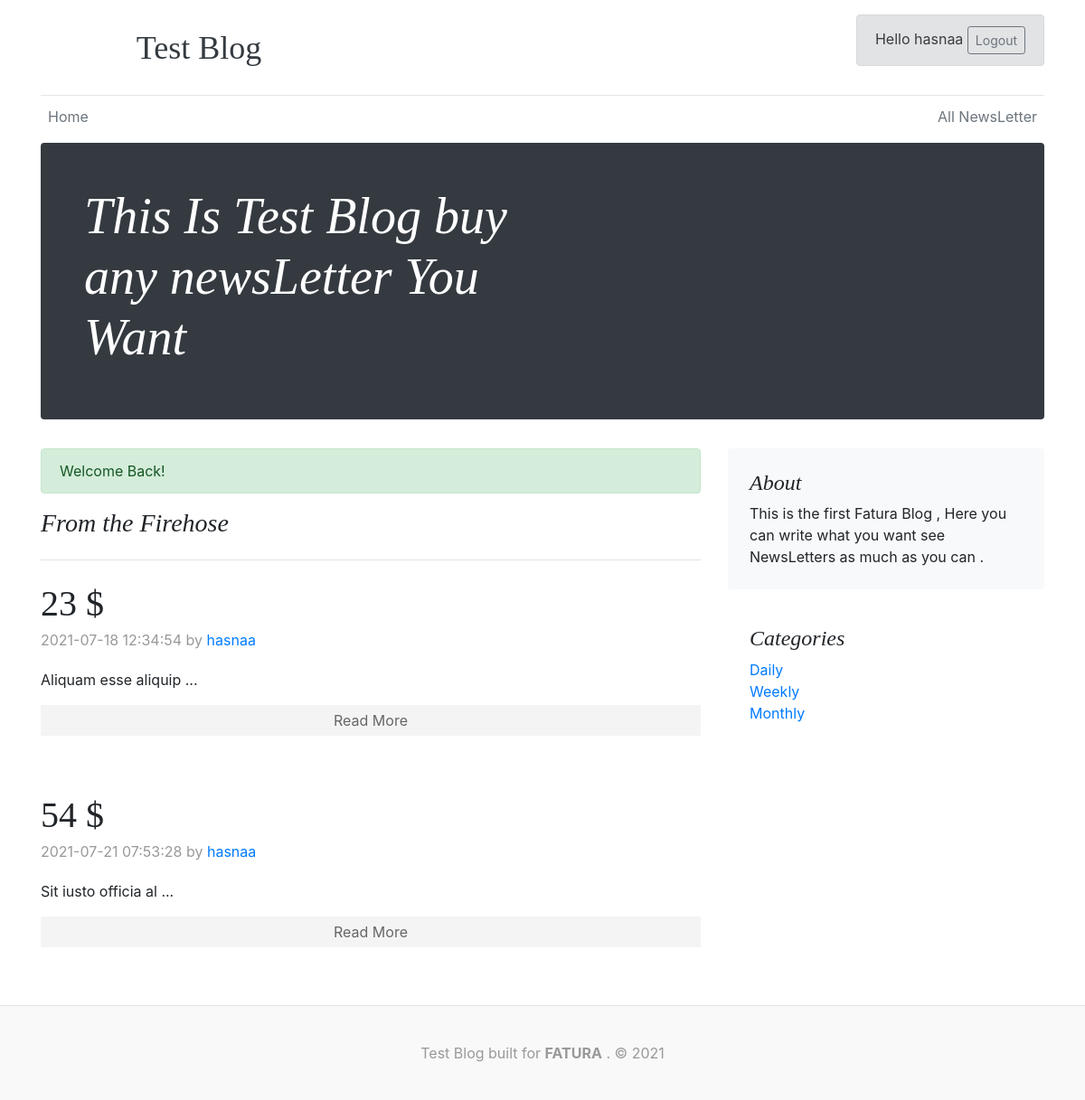
/posts.php (signed in), run on the app's committed database.
### tables this page shows
CREATE TABLE `posts` (
  `id` int(11) NOT NULL,
  `category_id` int(11) NOT NULL,
  `title` varchar(255) NOT NULL,
  `body` text NOT NULL,
  `user_id` varchar(255) NOT NULL,
  `date` timestamp NOT NULL DEFAULT current_timestamp()
);

CREATE TABLE `users` (
  `id` int(11) NOT NULL,
  `username` varchar(255) NOT NULL,
  `email` text NOT NULL,
  `password` varchar(255) NOT NULL,
  `role` varchar(255) NOT NULL,
  `d` int(11) NOT NULL DEFAULT 0,
  `w` int(11) NOT NULL DEFAULT 0,
  `m` int(11) NOT NULL DEFAULT 0,
  `credit` int(11) NOT NULL DEFAULT 0,
  `cash` int(11) NOT NULL DEFAULT 0,
  `credit_name` text NOT NULL,
  `address` text NOT NULL
);

CREATE TABLE `category` (
  `id` int(11) NOT NULL,
  `name` varchar(255) NOT NULL,
  `price` int(11) NOT NULL DEFAULT 0
);

### library/connection.php (called while the page is built, shortened)
<?php
class Database
{
    public $host = DB_HOST;
    public $user = DB_USER;
    public $password = DB_PASS;
    public $db_name = DB_NAME;
    public $link;
    private function connect()
    {
        $this->link = new mysqli($this->host, $this->user, $this->password, $this->db_name);
    }
    public function select($query)
    {
        $result = $this->link->query($query) or die($this->link->error . __LINE__);
        if ($result->num_rows > 0) {
            return $result;
        } else {
            return false;
        }
    }
}

### helpers/format_helper.php (called while the page is built)
<?php
function shortenText($text, $chars = 450)
{
    $text = $text . " ";
    $text = substr($text, 0, $chars);
    $text = substr($text, 0, strrpos($text, ' '));
    $text = $text . "...";
    return $text;
}

### config/config.php (called while the page is built, shortened)
<?php
$about = "This is the first Fatura Blog , Here you can write what you want see NewsLetters as much as you can .";

### posts.php (the view, shortened to what this page needs)
<?php
if (isset($_SESSION['email'])) :
?>
    <?php
    require('include/header.php');
    if (isset($_GET['category'])) {
        $category = $_GET['category'];
        $query = "SELECT * FROM posts WHERE category_id =" . $category;
        $posts = $db->select($query);
    } else {
        $query = "SELECT * FROM posts";
        $posts = $db->select($query);
    }
    $query = "SELECT * FROM category";
    $categories = $db->select($query);
    ?>
    <?php if ($posts) :
        while ($row = $posts->fetch_assoc()) :
            $query = "SELECT * FROM users WHERE id=" . $row['user_id'];
            $user = $db->select($query)->fetch_assoc();
    ?>
            <div class="blog-post">
                <h2 class="blog-post-title"><?php echo $row['title']; ?></h2>
                <p class="blog-post-meta"><?php echo $row['date']; ?> by <a href="#"><?php echo $user['username']; ?></a></p>
                <p><?php echo shortenText($row['body']); ?></p>
                <a href="post.php?id=<?php echo urlencode($row['id']); ?>" class="readmore">Read More</a>
            </div>
        <?php
        endwhile;
    else : ?>
        <p>There are no NewsLetter yet</p>
    <?php endif; ?>
    <?php require('include/footer.php'); ?>
<?php else : ?>
    <div class="danger" style="background-color: darkred; color:aliceblue; width:200px; height:30px;"> <strong>You are not
            allowed</strong></div>
<?php endif ?>

### include/footer.php
</div>
<aside class="col-md-4 blog-sidebar">
    <div class="p-4 mb-3 bg-light rounded">
        <h4 class="font-italic">About</h4>
        <p class="mb-0"><?php echo $about; ?></p>
    </div>
    <div class="p-4">
        <h4 class="font-italic">Categories</h4>
        <?php if ($categories) : ?>
            <ol class="list-unstyled mb-0">
                <?php while ($row = $categories->fetch_assoc()) : ?>
                    <li><a href="posts.php?category=<?php echo $row['id']; ?>"><?php echo $row['name']; ?></a></li>
                <?php endwhile; ?>
            </ol>
        <?php else : ?>
            <p>There are no categories</p>
        <?php endif; ?>
    </div>
</aside>
</div>
</main>
<footer class="blog-footer">
    <p>Test Blog built for <strong>FATURA</strong> . &copy 2021</p>
</footer>
</body>
</html>

### css/blog.css (style rules this page uses)
body { background: #eee; }
h1, h2, h3, h4, h5, h6 { font-family: "Playfair Display", Georgia, "Times New Roman", serif; }
.blog-post { margin-bottom: 4rem; }
.blog-post-title { margin-bottom: .25rem; font-size: 2.5rem; }
.blog-post-meta { margin-bottom: 1.25rem; color: #999; }
.blog-footer { padding: 2.5rem 0; color: #999; text-align: center; background-color: #f9f9f9; border-top: .05rem solid #e5e5e5; }
.blog-footer p:last-child { margin-bottom: 0; }
.readmore { display: block; text-align: center; padding: 5px; background: #f4f4f4; margin-top: 10px; color: #666; }

### data on the page
posts: title "23 $", date "2021-07-18 12:34:54", users.username "hasnaa", body "Aliquam esse aliquip ..."
posts: title "54 $", date "2021-07-21 07:53:28", users.username "hasnaa", body "Sit iusto officia al ..."
category: name "Daily"
category: name "Weekly"
category: name "Monthly"

### other printed values
$name "hasnaa"
$_SESSION['success'] "Welcome Back!"
$about "This is the first Fatura Blog , Here you can write what you want see NewsLetters as much as you can ."
